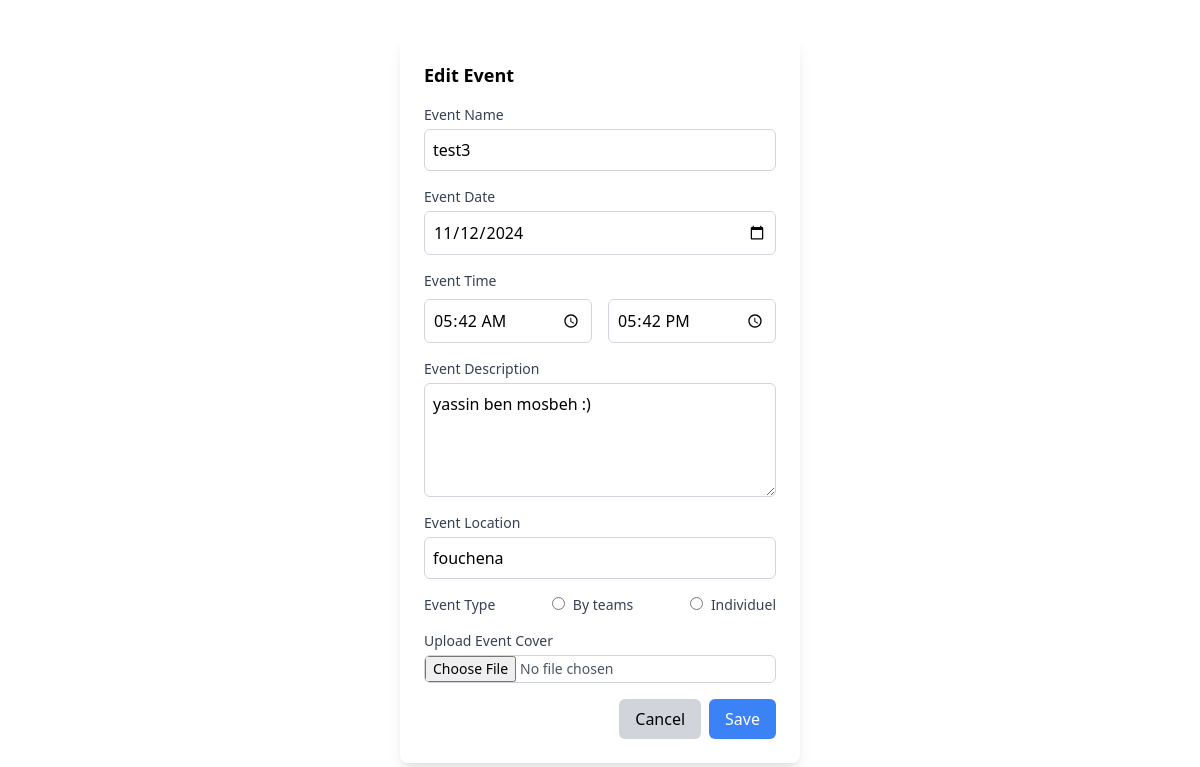
The page /daskboard/editEvent.php?eventID=2 on the database as committed earlier.
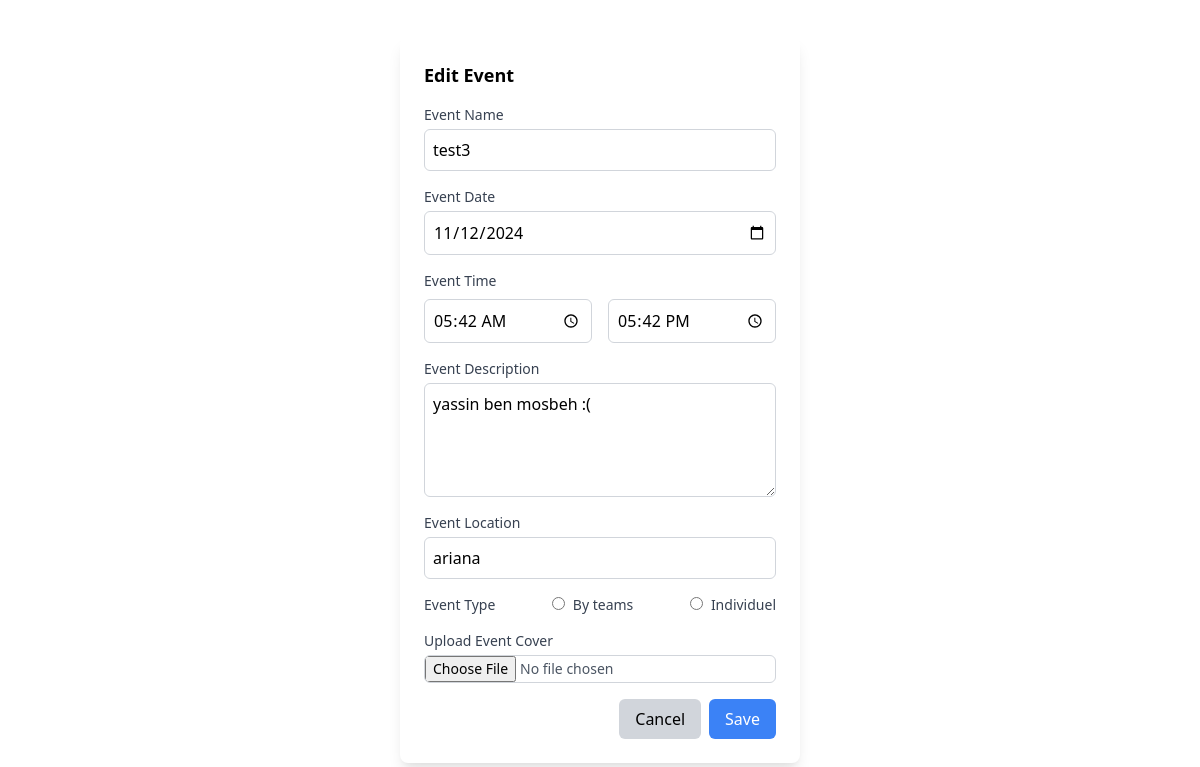
The same page on the database as committed later.
### tables this page shows
CREATE TABLE `evenements` (
  `IDevent` int(11) NOT NULL,
  `Nom` varchar(20) NOT NULL,
  `Description` varchar(1000) NOT NULL,
  `Location` varchar(100) NOT NULL,
  `Date` date NOT NULL,
  `startTime` time NOT NULL,
  `endTime` time NOT NULL,
  `eventType` varchar(20) NOT NULL,
  `Status` varchar(20) NOT NULL,
  `eventImage` blob NOT NULL
);

### daskboard/editEvent.php (the view, shortened to what this page needs)
<!DOCTYPE html>
<html lang="en">
<head>
    <link href="https://cdnjs.cloudflare.com/ajax/libs/tailwindcss/2.2.19/tailwind.min.css" rel="stylesheet">
</head>
<body>
    <?php
    include "conn.php";
    $eventID = $_GET["eventID"];
    $req = "select * from evenements where IDevent = '$eventID'";
    $res = mysqli_query($conn, $req);
    if($row = mysqli_fetch_assoc($res)) {
        $eventName = $row['Nom'];
        $eventDate = $row['Date'];
        $eventStartTime = $row['startTime'];
        $eventEndTime = $row['endTime'];
        $eventDescription = $row['Description'];
        $eventLocation = $row['Location'];
    }
    ?>
    <div id="editModalBackdrop"
                    class=" my-8 w-100 fixed inset-0 flex items-center justify-center">
                    <div class="bg-white rounded-lg shadow-lg w-1/3 p-6">
                        <h2 class="text-lg font-semibold mb-4">Edit Event</h2>
                        <form id="eventForm" action="editEventAction.php?eventID=<?php echo($eventID) ?>" method="post">
                            <div class="mb-4">
                                <label for="eventName" class="block text-sm font-medium text-gray-700">Event
                                    Name</label>
                                <input type="text" id="editEventName" name="eventName" value="<?php echo($eventName) ?>"
                                    class="mt-1 p-2 block w-full border border-gray-300 rounded-md focus:ring-blue-500 focus:border-blue-500"
                                    required>
                            </div>
                            <div class="mb-4">
                                <label for="eventDate" class="block text-sm font-medium text-gray-700">Event
                                    Date</label>
                                <input type="date" id="editEventDate" name="eventDate" value="<?php echo($eventDate) ?>"
                                    class="mt-1 p-2 block w-full border border-gray-300 rounded-md focus:ring-blue-500 focus:border-blue-500"
                                    required>
                            </div>
                            <div class="mb-4">
                                <label class="block text-sm font-medium text-gray-700">Event Time</label>
                                <div class="flex gap-4 mt-2">
                                    <div class="w-1/2">
                                        <input type="time" id="editStartTime" name="startTime" value="<?php echo($eventStartTime) ?>"
                                            class="p-2 border border-gray-300 rounded-md w-full focus:ring-blue-500 focus:border-blue-500"
                                            required>
                                    </div>
                                    <div class="w-1/2">
                                        <input type="time" id="editEndTime" name="endTime" value="<?php echo($eventEndTime) ?>"
                                            class="p-2 border border-gray-300 rounded-md w-full focus:ring-blue-500 focus:border-blue-500"
                                            required>
                                    </div>
                                </div>
                            </div>
                            <div class="mb-4">
                                <label for="eventDescription" class="block text-sm font-medium text-gray-700">Event
                                    Description</label>
                                <textarea id="editEventDescription" name="eventDescription" rows="4"
                                    class="mt-1 p-2 block w-full border border-gray-300 rounded-md focus:ring-blue-500 focus:border-blue-500"
                                    required><?php echo($eventDescription) ?></textarea>
                            </div>
                            <div class="mb-4">
                                <label for="eventPlace" class="block text-sm font-medium text-gray-700">Event
                                    Location</label>
                                <input type="text" id="editEventPlace" name="eventPlace" value="<?php echo($eventLocation) ?>"
                                    class="mt-1 p-2 block w-full border border-gray-300 rounded-md focus:ring-blue-500 focus:border-blue-500"
                                    required>
                            </div>
                            <div class="mb-4 flex justify-between">
                                <label for="eventPlace" class="block text-sm font-medium text-gray-700">Event
                                    Type</label>
                                <label class="text-sm font-medium text-gray-700"><input type="radio" class="mr-2"
                                        name="eventType" id="type" value="Teams">By teams</label>
                                <label class=" text-sm font-medium text-gray-700" for=""><input type="radio"
                                        class="mr-2" name="eventType" id="type" value="Solo">Individuel</label>
                            </div>
                            <div class="mb-4">
                                <label for="eventImage" class="block text-sm font-medium text-gray-700">Upload Event
                                    Cover</label>
                                <input type="file" id="eventImage" name="eventImage" accept="image/*"
                                    class="mt-1 block w-full text-sm text-gray-600 border border-gray-300 rounded-md focus:ring-blue-500 focus:border-blue-500">
                            </div>
                            <div class="flex justify-end">
                                <button type="button" id="closeEditModalButton"
                                    class="px-4 py-2 mr-2 bg-gray-300 rounded-md hover:bg-gray-400 focus:outline-none">
                                    Cancel
                                </button>
                                <button type="submit"
                                    class="px-4 py-2 bg-blue-500 text-white rounded-md hover:bg-blue-600 focus:outline-none">
                                    Save
                                </button>
                            </div>
                        </form>
                    </div>
                </div>
</body>
</html>

Rows that differ between the two databases and show on the page:
changed evenements "test3": eventDescription "yassin ben mosbeh :)" → "yassin ben mosbeh :("; eventPlace "fouchena" → "ariana"
